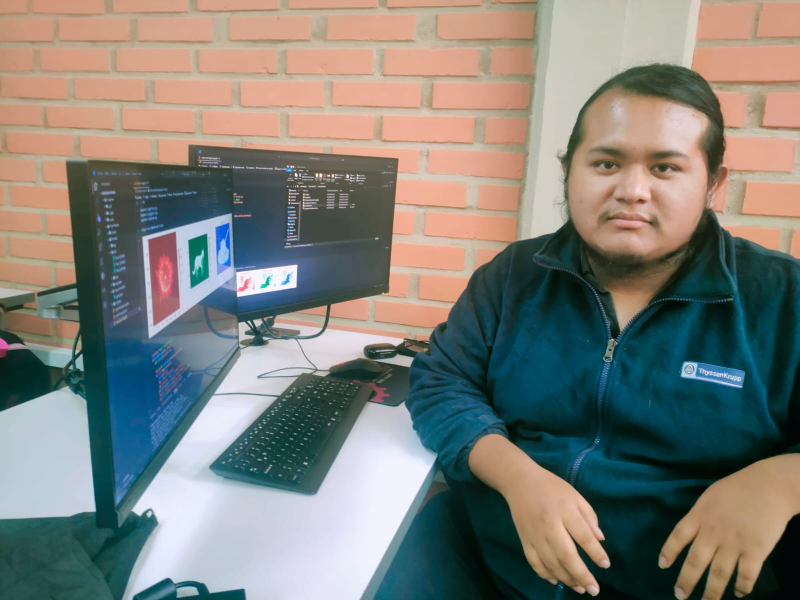
#> input picture imagenes/Foto Persona/originales/frente.jpg, 1599 x 1200 px, found by its file name (shown at 1/2 size)
$ jupyter execute --allow-errors lab.ipynb   (older library calls are emulated)
#> lines starting #> are read from the running program, lines starting #| are printed output that depends on the picture; after the words box and inside, x2 and y2 are one past the last pixel; in counts of white or black regions, pixels touching at a corner belong together
Ejercicio 1

[cell 1]
import cv2
import numpy as np
import matplotlib.pyplot as plt

ruta = r"D:\Franz Caballero\Procesamiento de imagenes\Actividades\Ejercicios python\unidad2\ultimoLAB\colores.jpg"
imagen = cv2.imread(ruta)
#> (the rest of this cell did not finish here and is left out)

 Captura una imagen de tu rostro con tu dispositivo móvil y aplica:

[cell 2]
import cv2
import numpy as np
import matplotlib.pyplot as plt

face = cv2.imread(r'D:\Franz Caballero\Procesamiento de imagenes\Actividades\Ejercicios python\imagenes\Foto Persona\originales\frente.jpg')
#> face is the input picture: shape (1200, 1599, 3); mean B, G, R 121, 127.3, 126.5
if face is None:
    raise FileNotFoundError("No se pudo cargar la imagen. Verifica la ruta.")

face_rgb = cv2.cvtColor(face, cv2.COLOR_BGR2RGB)

gray = cv2.cvtColor(face, cv2.COLOR_BGR2GRAY)
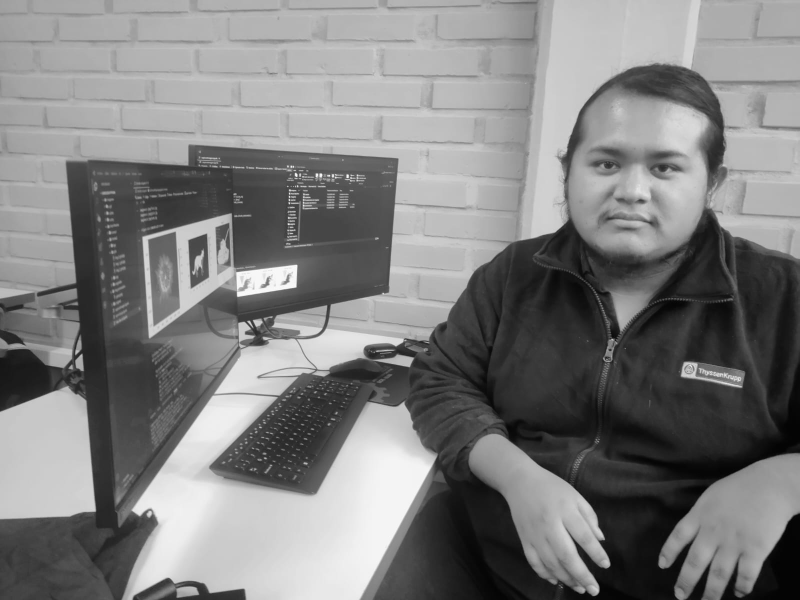
#> gray: shape (1200, 1599) (shown at 1/2 size); min 1, max 255, mean 126.4
_, thresh = cv2.threshold(gray, 127, 255, cv2.THRESH_BINARY)
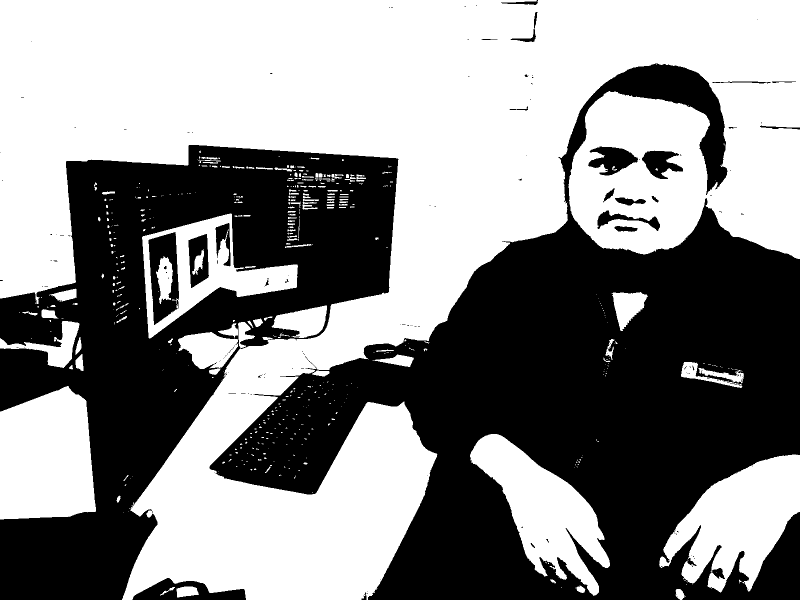
#> thresh: shape (1200, 1599) (shown at 1/2 size); 54.4% white; 149 black regions (122 under 20 px), largest, box (x1, y1, x2, y2) and area: (419, 127, 1599, 1200) 532412, (0, 290, 797, 1200) 315721, (297, 464, 358, 650) 6555

hsv_face = cv2.cvtColor(face, cv2.COLOR_BGR2HSV)
#> hsv_face: shape (1200, 1599, 3); mean H, S, V 59.2, 110.1, 149.1
hue_channel = hsv_face[:, :, 0]
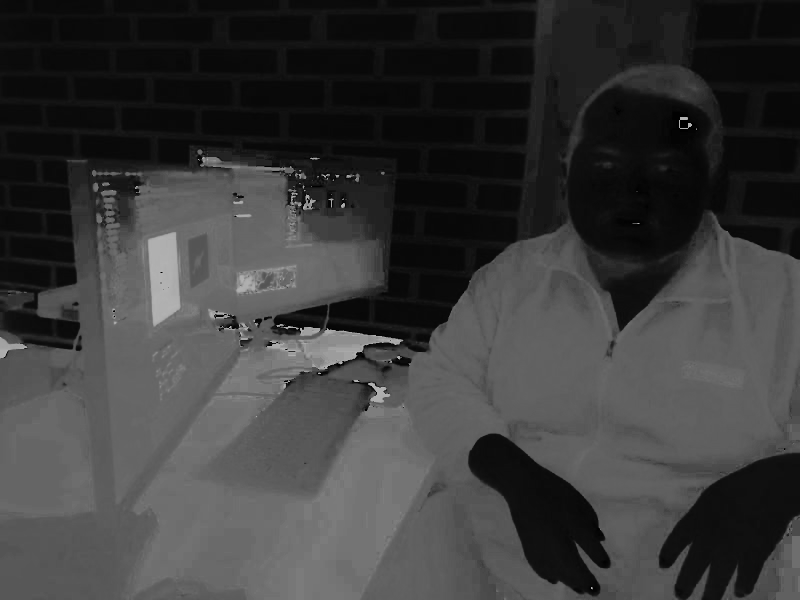
#> hue_channel: shape (1200, 1599) (shown at 1/2 size); min 0, max 179, mean 59.2

kernel_propio = np.array([[0, -1, 0],
                          [-1, 5, -1],
                          [0, -1, 0]])
conv_propia = cv2.filter2D(face, -1, kernel_propio)
conv_propia_rgb = cv2.cvtColor(conv_propia, cv2.COLOR_BGR2RGB)

sobelx = cv2.Sobel(gray, cv2.CV_64F, 1, 0, ksize=5)
sobely = cv2.Sobel(gray, cv2.CV_64F, 0, 1, ksize=5)
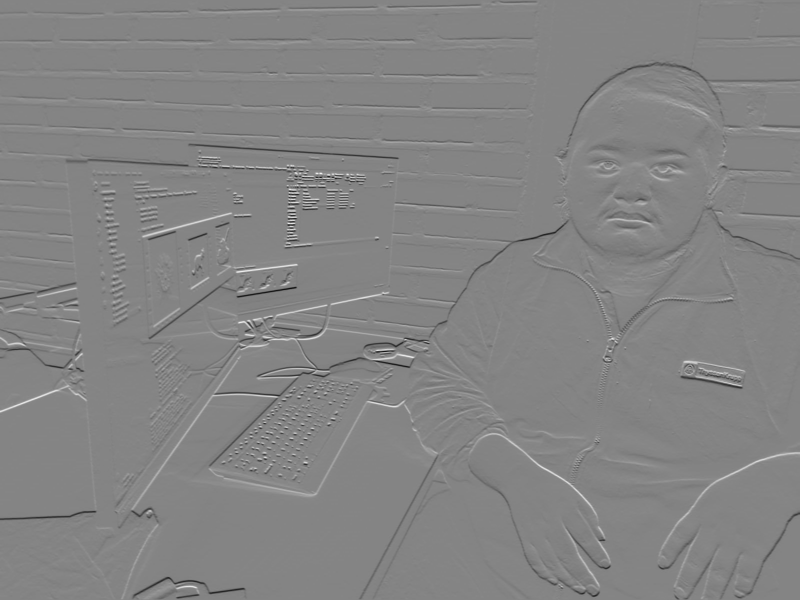
#> sobely: shape (1200, 1599) float64 (shown at 1/2 size); min -7193, max 6664, mean -11.2; drawn with min black and max white
sobel_combined = np.sqrt(sobelx**2 + sobely**2)
sobel_combined = np.uint8(255 * sobel_combined / np.max(sobel_combined))

ojo_x, ojo_y, ojo_w, ojo_h = 150, 100, 100, 100
eye_roi = face[ojo_y:ojo_y+ojo_h, ojo_x:ojo_x+ojo_w]
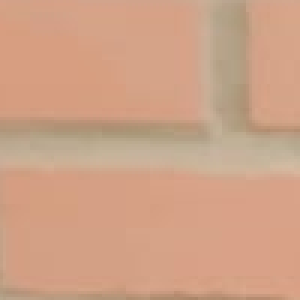
#> eye_roi: shape (100, 100, 3) (shown 3 times larger); mean B, G, R 134.9, 161.7, 206.8
canny_eye = cv2.Canny(eye_roi, 100, 200)
#> canny_eye: shape (100, 100); every value is 0

fog = cv2.addWeighted(face, 0.7, np.full_like(face, 255), 0.3, 0)
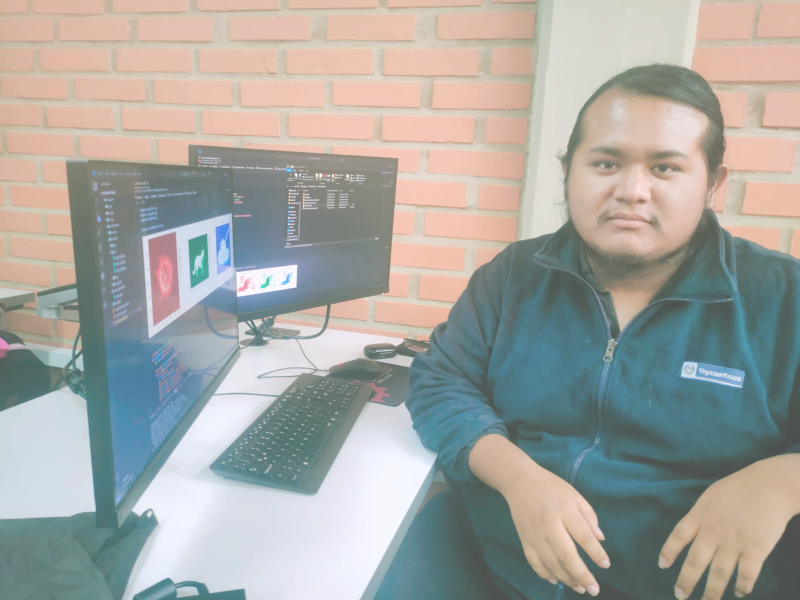
#> fog: shape (1200, 1599, 3) (shown at 1/2 size); mean B, G, R 161.2, 165.6, 165
fog_rgb = cv2.cvtColor(fog, cv2.COLOR_BGR2RGB)

edges = cv2.Canny(gray, 100, 200)
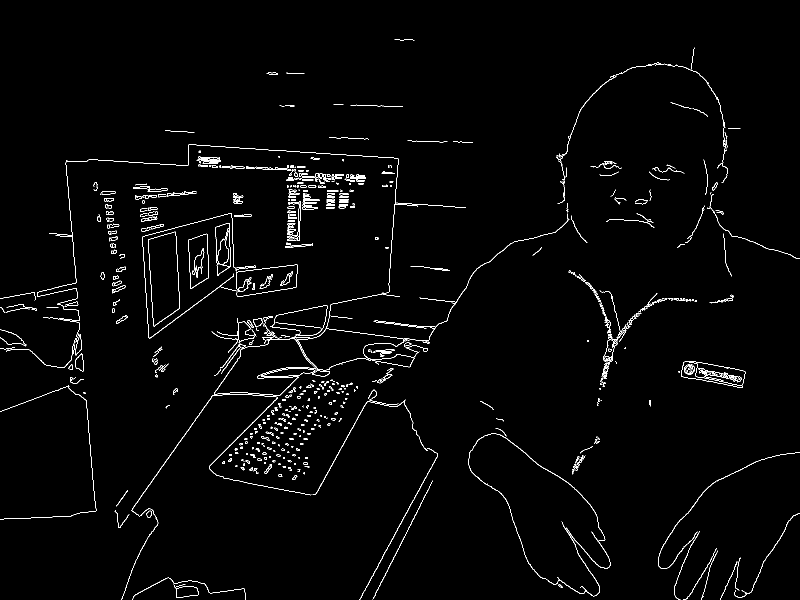
#> edges: shape (1200, 1599) (shown at 1/2 size); 1.7% white in thin lines or dots

height, width = face.shape[:2]
#> height = 1200; width = 1599
area_total = height * width
#> area_total = 1918800
perimetro_total = 2 * (height + width)
#> perimetro_total = 5598
centroide = (width//2, height//2)
#> centroide = (799, 600)

face_marked = face.copy()
cv2.rectangle(face_marked, (ojo_x, ojo_y),
             (ojo_x+ojo_w, ojo_y+ojo_h),
             (180, 105, 255), 2)
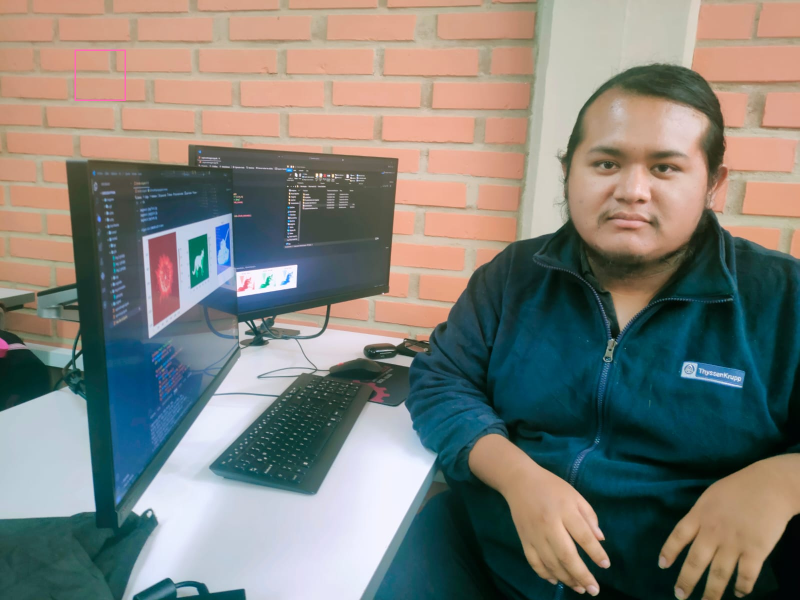
#> face_marked: shape (1200, 1599, 3) (shown at 1/2 size); 0.06% of pixels changed, all inside (x1, y1, x2, y2) = (149, 99, 252, 202)
cv2.circle(face_marked, centroide, 10, (0, 255, 0), -1)
#> face_marked: shape (1200, 1599, 3); 0.02% of pixels changed, all inside (x1, y1, x2, y2) = (789, 590, 810, 611)
cv2.line(face_marked, (centroide[0]-20, centroide[1]),
        (centroide[0]+20, centroide[1]), (0, 255, 0), 2)
#> face_marked: shape (1200, 1599, 3); mean B, G, R 121, 127.3, 126.5
cv2.line(face_marked, (centroide[0], centroide[1]-20),
        (centroide[0], centroide[1]+20), (0, 255, 0), 2)
#> face_marked: shape (1200, 1599, 3); mean B, G, R 121, 127.3, 126.5
face_marked_rgb = cv2.cvtColor(face_marked, cv2.COLOR_BGR2RGB)

plt.figure(figsize=(20, 15))

plt.subplot(3, 3, 1)
plt.imshow(face_marked_rgb)
plt.title('Original')
plt.axis('off')

plt.subplot(3, 3, 2)
plt.imshow(thresh, cmap='gray')
plt.title('Umbralización')
plt.axis('off')

plt.subplot(3, 3, 3)
plt.imshow(hue_channel, cmap='hsv')
plt.title('HSV')
plt.axis('off')
plt.colorbar()

plt.subplot(3, 3, 4)
plt.imshow(conv_propia_rgb)
plt.title('Convolucion')
plt.axis('off')

plt.subplot(3, 3, 5)
plt.imshow(sobel_combined, cmap='gray')
plt.title('Convolucion: Sobel')
plt.axis('off')

plt.subplot(3, 3, 6)
plt.imshow(canny_eye, cmap='gray')
plt.title('Ojo Izquierdo (Canny)')
plt.axis('off')

plt.subplot(3, 3, 7)
plt.imshow(fog_rgb)
plt.title('Filtro de Neblina')
plt.axis('off')

plt.subplot(3, 3, 8)
plt.imshow(edges, cmap='gray')
plt.title('Bordes (Canny)')
plt.axis('off')

plt.subplot(3, 3, 9)
text_img = np.zeros((300, 400, 3), dtype=np.uint8)
props = f"Dimensiones: {width}x{height}\nÁrea: {area_total} px\nPerímetro: {perimetro_total} px\nCentroide: {centroide}"
y = 50
for line in props.split('\n'):
    cv2.putText(text_img, line, (20, y),
               cv2.FONT_HERSHEY_SIMPLEX, 0.7, (0, 255, 0), 2)
    y += 40
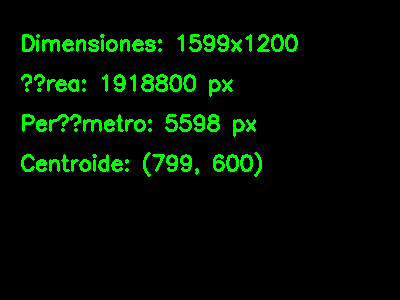
#> text_img: shape (300, 400, 3); mean of channels 0, 1, 2 0, 14.3, 0; drawn as B, G, R
#> after the loop, y = 210
plt.imshow(text_img)
plt.title('Propiedades de la Imagen')
plt.axis('off')

plt.tight_layout()
plt.show()
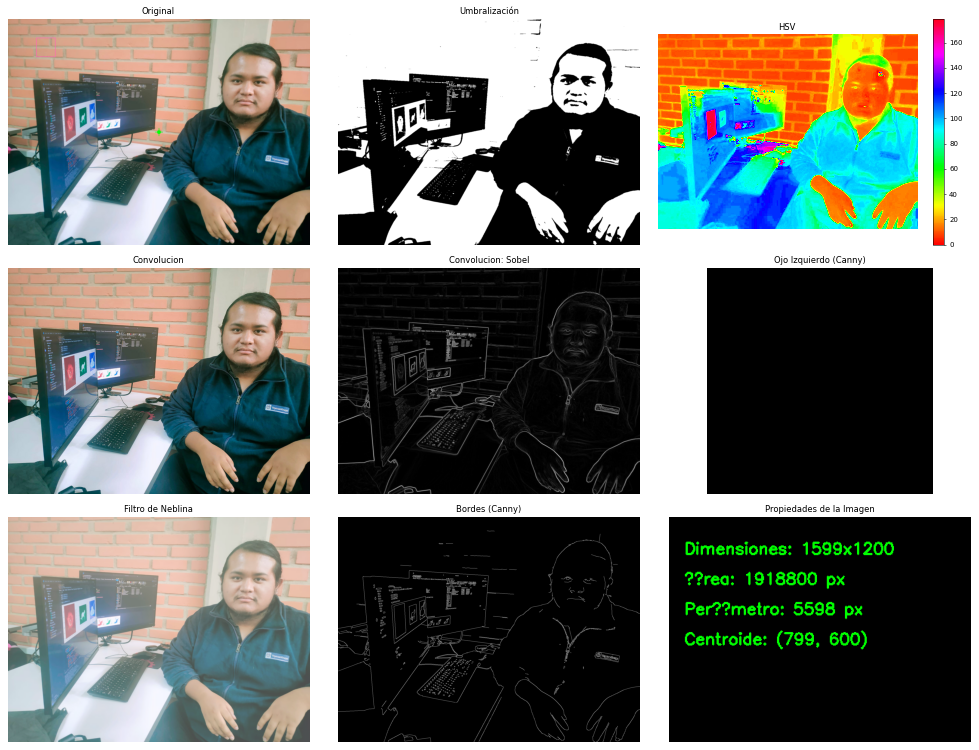
#> figure drawn by matplotlib, 10 panels

$ run again, with imagenes/Foto Persona/originales/espalda.jpg copied over imagenes/Foto Persona/originales/frente.jpg
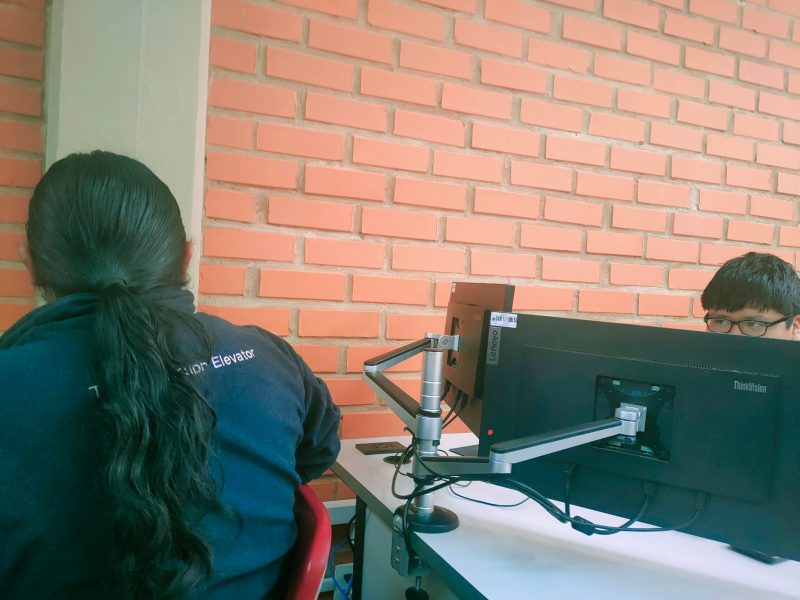
#> input picture imagenes/Foto Persona/originales/espalda.jpg, 1599 x 1200 px, found by its file name (shown at 1/2 size)
#> face is the input picture: shape (1200, 1599, 3); mean B, G, R 113.5, 125.6, 133.3
#> `_, thresh = cv2.threshold(gray, 127, 255, cv2.THRESH_BINARY)`:
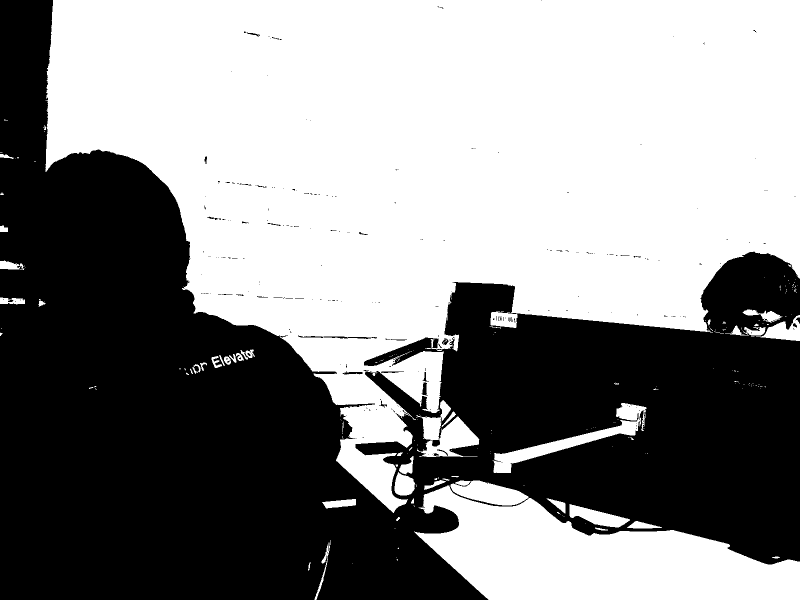
#> thresh: shape (1200, 1599) (shown at 1/2 size); 54.2% white; 262 black regions (233 under 20 px), largest, box (x1, y1, x2, y2) and area: (0, 0, 1599, 1200) 876615, (647, 673, 754, 678) 268, (843, 765, 856, 791) 191
#> hsv_face: shape (1200, 1599, 3); mean H, S, V 49.1, 118, 153.2
#> canny_eye: shape (100, 100); every value is 0
#> edges: shape (1200, 1599); 2.1% white in thin lines or dots
#> `cv2.rectangle(face_marked, (ojo_x, ojo_y), (ojo_x+ojo_w, ojo_y+ojo_h),..`:
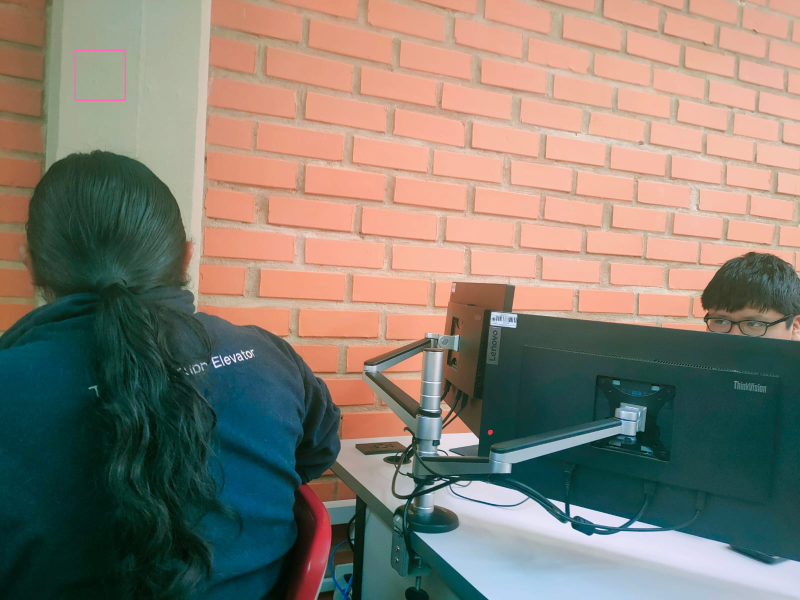
#> face_marked: shape (1200, 1599, 3) (shown at 1/2 size); 0.06% of pixels changed, all inside (x1, y1, x2, y2) = (149, 99, 252, 202)

$ run again, with imagenes/Foto Persona/originales/lado.jpg copied over imagenes/Foto Persona/originales/frente.jpg
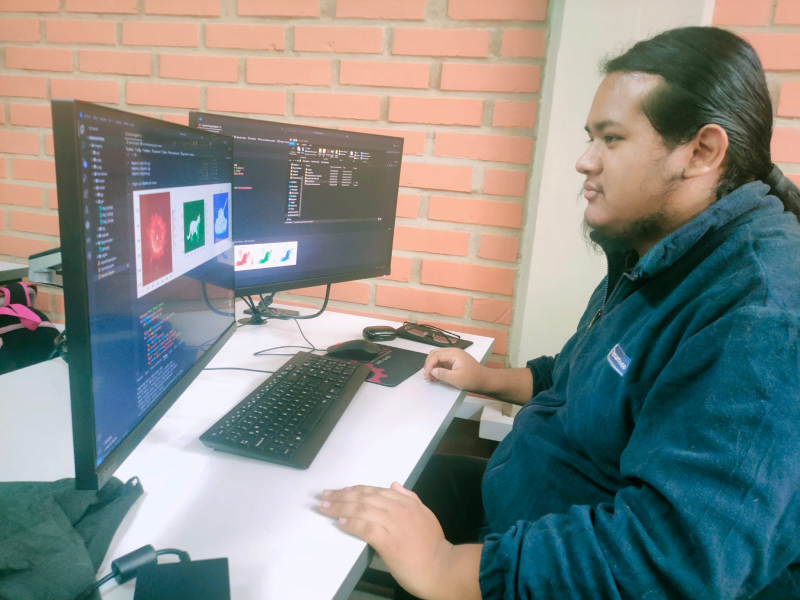
#> input picture imagenes/Foto Persona/originales/lado.jpg, 1599 x 1200 px, found by its file name (shown at 1/2 size)
#> face is the input picture: shape (1200, 1599, 3); mean B, G, R 133.9, 137.4, 132.4
#> thresh: shape (1200, 1599); 51.1% white; 173 black regions (149 under 20 px), largest, box (x1, y1, x2, y2) and area: (818, 54, 1599, 1200) 522501, (0, 200, 808, 1200) 340727, (399, 643, 946, 938) 58006
#> hsv_face: shape (1200, 1599, 3); mean H, S, V 64.1, 100.7, 158.5
#> canny_eye: shape (100, 100); 0.09% white in thin lines or dots, all inside (x1, y1, x2, y2) = (0, 98, 9, 99)
#> edges: shape (1200, 1599); 2.1% white in thin lines or dots
#> `cv2.rectangle(face_marked, (ojo_x, ojo_y), (ojo_x+ojo_w, ojo_y+ojo_h),..`:
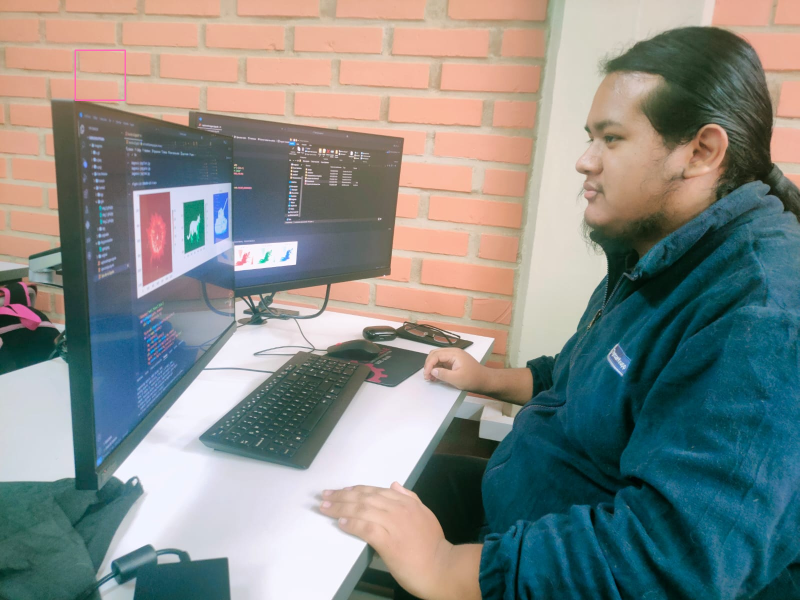
#> face_marked: shape (1200, 1599, 3) (shown at 1/2 size); 0.06% of pixels changed, all inside (x1, y1, x2, y2) = (149, 99, 252, 202)
